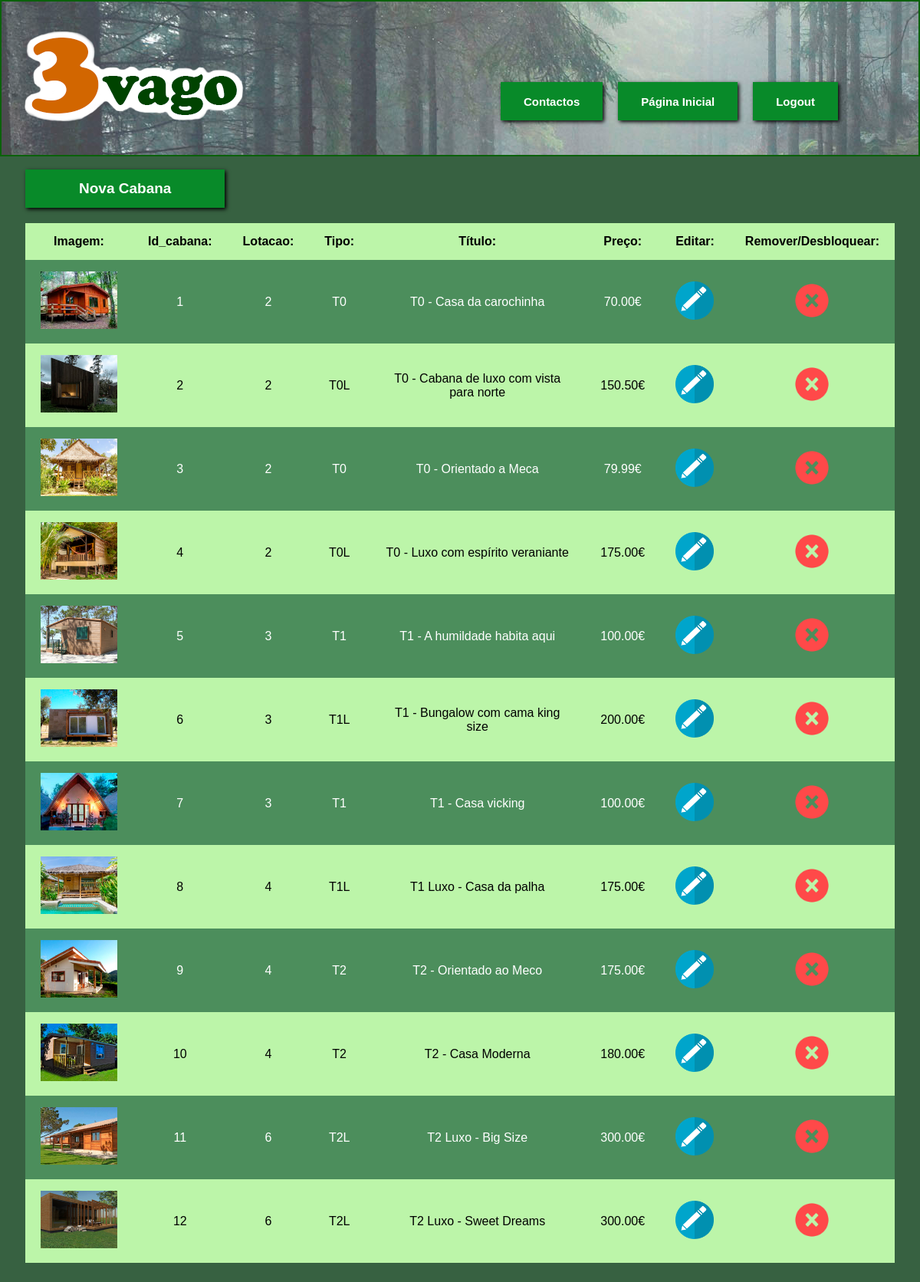
The page /paginas/Cabanas/PgGestCabanas.php (signed in) on the database its author committed.
### tables this page shows
CREATE TABLE `cabana` (
  `IdCabana` int(3) NOT NULL,
  `Lotacao` int(2) NOT NULL,
  `img_cabana` varchar(30) NOT NULL,
  `tipo` varchar(4) NOT NULL,
  `nome` varchar(40) NOT NULL,
  `preco_p_noite` decimal(6,2) NOT NULL,
  `Descricao` text NOT NULL,
  `estado` int(1) NOT NULL DEFAULT '1'
);

### paginas/Cabanas/PgGestCabanas.php (the view, shortened to what this page needs)
<!DOCTYPE html>
<html>
<head>
</head>
<body>
<div id="cabecalho">
	<a href='../index.php'>
		<div id="logo">
		</div>
	</a>
    <div class= "input-div">
		<div id="botoes">
		<?php
			if(isset($_SESSION["user"])){
				echo "
				<div id='botao'>
					<form action='../Utilizador/logout.php'>
						<input type='submit' value='Logout'>
					</form>
				</div>
				<div id='botao'>
					<form action='../Utilizador/PgUtilizador.php'>
						<input type='submit' value='Página Inicial'>
					</form>
				</div>
				";
			}else
				echo "<script> setTimeout(function () { window.location.href = '../index.php'; }, 2000)</script>";
		?>
			<div id='botao'>
			  <form action="../contatos.php">
				<input type='submit' value='Contactos'>
			  </form>
			</div>
		</div>
    </div>
</div>
<div id="corpo">
	<form action="PgCabana.php">
		<input type='submit' value='Nova Cabana' id="btnNv">
	</form>
	<div id="tabela">
		<?php
			if(isset($_SESSION["user"])){
				$pode=true;
				if($pode){
					$sql = "SELECT * FROM cabana";
					$retval = mysqli_query( $conn, $sql );
					echo "
					<table width='100%' id = 't01'>
					<tr>
						<th>Imagem:</th>
						<th>Id_cabana:</th>
						<th>Lotacao:</th>
						<th>Tipo:</th>
						<th>Título:</th>
						<th>Preço:</th>
						<th>Editar:</th>
						<th>Remover/Desbloquear:</th>
					</tr>";
					while($row = mysqli_fetch_array($retval)){
						$imagem = $row["img_cabana"];
						echo"
						<tr>
							<td><img src='../../media/bungalows/".$imagem."' width=100 height=75></td>
							<td>".$row["IdCabana"]."</td>
							<td>".$row["Lotacao"]."</td>
							<td>".$row["tipo"]."</td>
							<td>".$row["nome"]."</td>
							<td>".$row["preco_p_noite"]."€</td>
							<td><a href='preparaEditar.php?IdCabana=".$row["IdCabana"]."' ><img src='../../media/imgs_sistema/editar.png' width=50 height=50></a></td>
							";
						if($row["estado"]==0)
							echo"<td><a href='ativa.php?IdCabana=".$row["IdCabana"]."' ><img src='../../media/imgs_sistema/validar.png' width=50 height=50></a></td>";
						else if($row["estado"]==1)
							echo"<td><a href='desativa.php?IdCabana=".$row["IdCabana"]."' ><img src='../../media/imgs_sistema/remove.png' width=50 height=50></a></td>";
						echo"</tr>"
						;
					}
					echo"</table>";
				}else
					echo "<script> setTimeout(function () { window.location.href = '../index.php'; }, 2000)</script>";
			}
		?>
	</div>
</div>
</body>
</html>

### paginas/Cabanas/PgGestCabanas.php (style rules this page uses)
body { background-color:#376141; }
#cabecalho { margin: -8px; height:200px; background-image:url(../../media/imgs_sistema/cabecalho.png); border: 2px solid #0B610B; }
.input-div { margin:25px; float:right; height:150px; }
input[type=submit] { background-color:#088A29; padding:10px 30px; height:50px; font: bold 15px sans-serif; color:white; box-shadow:2px 2px 5px #000000; cursor:pointer; border:0px; }
#botoes { margin:70px; }
#botao { float:right; margin:10px; }
#logo { float:left; background-image:url(../../media/imgs_sistema/logo.png); margin-left:20px; margin-top:-10px; width:300px; height:200px; }
#corpo { margin: 25px; }
td { font: normal 16px sans-serif; text-align: center; }
th { font: bold 16px sans-serif; text-align: center; }
table, th, td { border-collapse: collapse; }
th, td { padding: 15px 20px; }
table#t01 tr:nth-child(even) { background-color: #4C8E5C; color:white; }
table#t01 tr:nth-child(odd) { background-color: #BCF5A9; }
#btnNv { font: bold 19px sans-serif; margin-bottom: 20px; padding: 10px 70px; }

### rows shown on the page
cabana: img_cabana (picture), IdCabana "1", Lotacao "2", tipo "T0", nome "T0 - Casa da carochinha", preco_p_noite "70.00", estado 1 (drawn)
cabana: img_cabana (picture), IdCabana "2", Lotacao "2", tipo "T0L", nome "T0 - Cabana de luxo com vista para norte", preco_p_noite "150.50", estado 1 (drawn)
cabana: img_cabana (picture), IdCabana "3", Lotacao "2", tipo "T0", nome "T0 - Orientado a Meca", preco_p_noite "79.99", estado 1 (drawn)
cabana: img_cabana (picture), IdCabana "4", Lotacao "2", tipo "T0L", nome "T0 - Luxo com espírito veraniante", preco_p_noite "175.00", estado 1 (drawn)
cabana: img_cabana (picture), IdCabana "5", Lotacao "3", tipo "T1", nome "T1 - A humildade habita aqui", preco_p_noite "100.00", estado 1 (drawn)
cabana: img_cabana (picture), IdCabana "6", Lotacao "3", tipo "T1L", nome "T1 - Bungalow com cama king size", preco_p_noite "200.00", estado 1 (drawn)
cabana: img_cabana (picture), IdCabana "7", Lotacao "3", tipo "T1", nome "T1 - Casa vicking", preco_p_noite "100.00", estado 1 (drawn)
cabana: img_cabana (picture), IdCabana "8", Lotacao "4", tipo "T1L", nome "T1 Luxo - Casa da palha", preco_p_noite "175.00", estado 1 (drawn)
cabana: img_cabana (picture), IdCabana "9", Lotacao "4", tipo "T2", nome "T2 - Orientado ao Meco", preco_p_noite "175.00", estado 1 (drawn)
cabana: img_cabana (picture), IdCabana "10", Lotacao "4", tipo "T2", nome "T2 - Casa Moderna", preco_p_noite "180.00", estado 1 (drawn)
cabana: img_cabana (picture), IdCabana "11", Lotacao "6", tipo "T2L", nome "T2 Luxo - Big Size", preco_p_noite "300.00", estado 1 (drawn)
cabana: img_cabana (picture), IdCabana "12", Lotacao "6", tipo "T2L", nome "T2 Luxo - Sweet Dreams", preco_p_noite "300.00", estado 1 (drawn)
